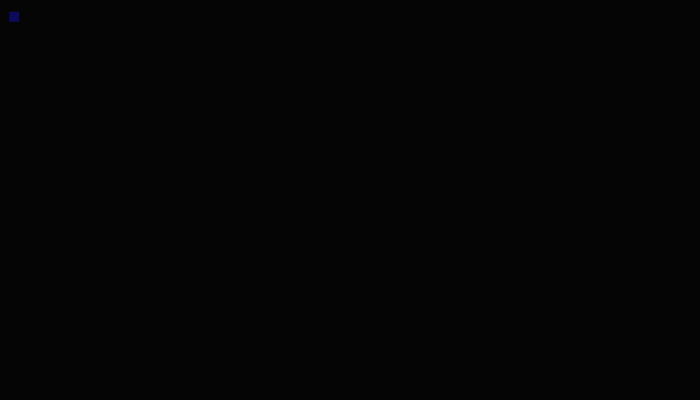
Frame 1 (no input)
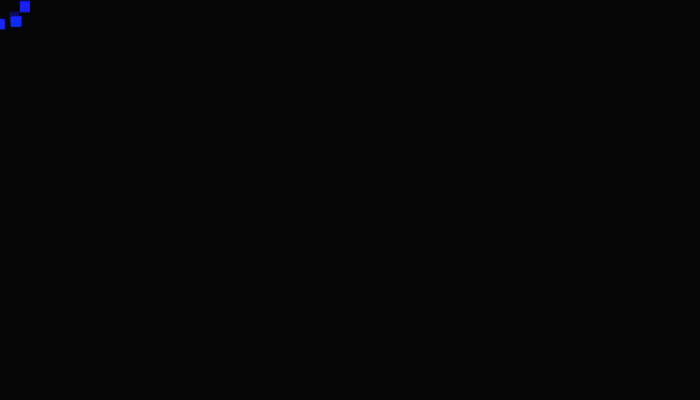
Frame 60 (the mouse pressed at the canvas centre just before this capture)
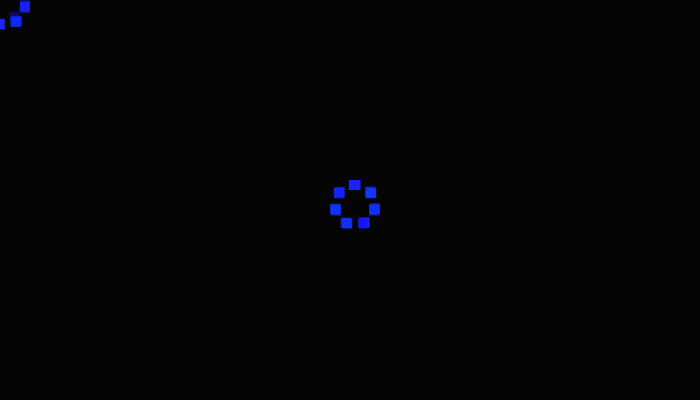
Frame 120 (the mouse held since frame 60 and released just before this capture)

The Processing sketch that drew these frames (run headless with seeded random() and noise(); from frame 60 on, the mouse is pressed at the canvas centre):

// Processing sketch: processing_36519
// ── processing_36519.pde

float d = 0.9  ;
float speed = 0;
float angle = 0;
float x = 0;
float y = 0;
float c = 15;
float centreX, centreY;
float sz = 10;

Boolean left = false;
Boolean right = false;

void  setup () {
  size(700,400);
  smooth();
  noStroke();
  background(5);
}

void draw () {

  fill(random(45), random (73), 255, 90);
  centreX = mouseX;
  centreY = mouseY;

  d = d + speed;
  angle = angle + d;
  x = cos(angle)*c + centreX;
  y = sin(angle)*c + centreY;
  rect (x,y,sz,sz);

  if (mousePressed && mouseButton == LEFT) {
    c = min((c+ 0.7),200);
    d = d++;
    sz = sz++;
    println("left pressed");
  }
  else if(mousePressed && mouseButton == RIGHT) 
  {
  activateg();  
  }
   
  else
  {
    c = max((c - 0.7),20);
    d = d--;
  }
}

void mouseMoved() {
 
}

void activateg(){


}
